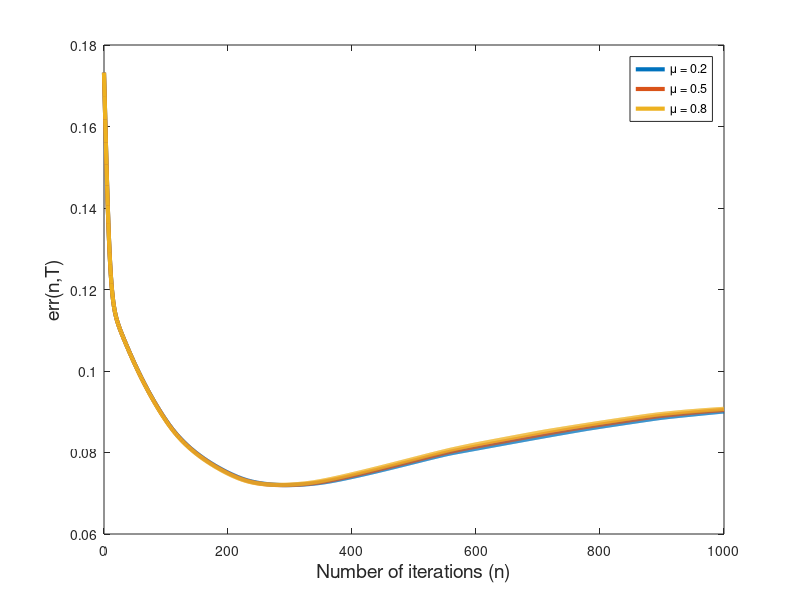

Source code (MATLAB):
close all
clear
clc

load('Experiment_3_output.mat')

%% Calculating the L2 distance to the true parameter

theta_hi_star = 0.6;
theta_lo_star = 0.7;
theta_b_star = 0.8;

K = size(parameter,1);
Mu = size(parameter,2);
N = size(parameter,3);

avg_distance = NaN(Mu,N);

for t = 1:Mu
    distance_t = NaN(K,N);
    for k = 1:K
        parameter_new = squeeze(parameter(k,t,:,:));
        for n = 1:N
            distance_t(k,n) = sqrt((parameter_new(n,1)-theta_hi_star)^2+(parameter_new(n,2)-theta_lo_star)^2 ...
                +(parameter_new(n,3)-theta_b_star)^2);
        end
    end
    
    for n = 1:N
        avg_distance(t,n) = mean(distance_t(:,n));
    end
end

error_ratio = (avg_distance(3,end)-avg_distance(1,end)) / avg_distance(1,end);

x_1 = 0:N-1;
figure('Position',[0 0 400 250])
plot(x_1,avg_distance(1,:),'LineWidth',3)
hold on
plot(x_1,avg_distance(2,:),'LineWidth',3)
plot(x_1,avg_distance(3,:),'LineWidth',3)
legend('\mu = 0.2','\mu = 0.5','\mu = 0.8')
xlabel('Number of iterations (n)','FontSize',14)
ylabel('err(n,T)','FontSize',14)

saveas(gcf,'Experiment_3_figure','epsc')